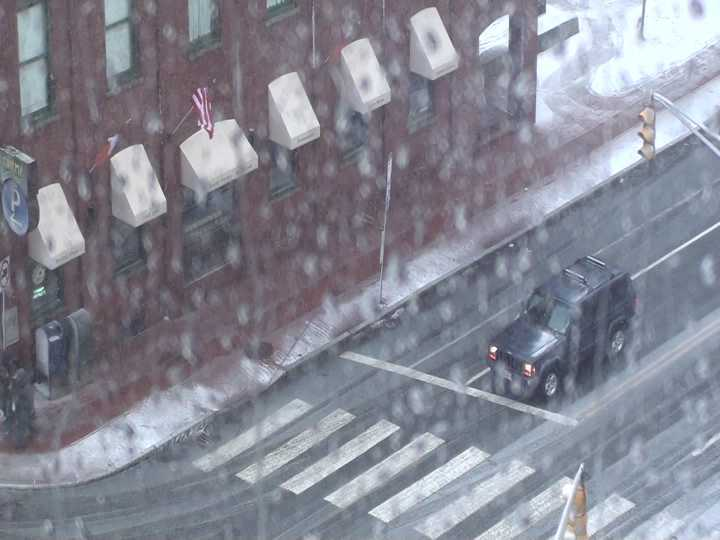
#> input picture img1_v1.jpg, 720 x 540 px
$ python scene_change_detection.py --img1_path img1_v1.jpg --img2_path img1_v2.jpg --model LS --threshold 1.0
#> lines starting #> are read from the running program, lines starting #| are printed output that depends on the picture; long printed decimals are rounded
### fitting/models.py
import numpy as np
import math
import cv2
import matplotlib
matplotlib.use('Agg')
import matplotlib.pyplot as plt
from matplotlib.patches import Ellipse
from scipy import stats

class FittingModels:

    def create_dataPoints(self, image1, image2):
        #Creates a list of data points given two images
        #:param image1: first image
        #:param image2: second image
        #:return: a list of data points
        #"""

      datapoints=[]
      image1_intensities=[]
      image2_intensities=[]

      image1 = cv2.cvtColor(image1, cv2.COLOR_RGB2GRAY)
      image2 = cv2.cvtColor(image2, cv2.COLOR_RGB2GRAY)

      for x in range(0,image1.shape[0]):
          for y in range(0,image1.shape[1]):
              i1=image1[x,y]
              image1_intensities.append(i1)

      for a in range(0,image2.shape[0]):
          for b in range(0,image2.shape[1]):
              i2=image2[a,b]
              image2_intensities.append(i2)

      # datapoints consisting of [I1,I2]
      for i, j in zip(range(len(image1_intensities)), range(len(image2_intensities))):
        datapoint = []
        datapoint.append(image1_intensities[i])
        datapoint.append(image2_intensities[j])
        datapoints.append(datapoint)

      return datapoints

    def plot_data(self, data_points):
        """ Plots the data points
        :param data_points:
        :return: an image
        """
        I1_intensities = []
        I2_intensities = []
        for i in range(0, len(data_points)):
            I1_intensities.append(data_points[i][0])
            I2_intensities.append(data_points[i][1])

        plt_image = self.get_image(I1_intensities,I2_intensities,'None')
        return plt_image

    def fit_line_ls(self, data_points, threshold,image2):
        """ Fits a line to the given data points using least squares
        :param data_points: a list of data points
        :param threshold: a threshold value (if > threshold, imples outlier)
        :return: a tuple containing the followings:
                    * An image showing the line along with the data points
                    * The thresholded image
                    * A segmented image
        """
        image1_intensities = []
        image2_intensities= []

        image2 = cv2.cvtColor(image2, cv2.COLOR_RGB2GRAY)

        for i in range(0, len(data_points)):
            image1_intensities.append(data_points[i][0])
            image2_intensities.append(data_points[i][1])

        #using formulae to obtain slope and intercept of the line that best fits the model
        I1_mean = np.mean(image1_intensities)
        I2_mean = np.mean(image2_intensities)

        count= len(image1_intensities)
        nm=0
        dm=0
        for i in range(count):
            nm += (image1_intensities[i] - I1_mean) * (image2_intensities[i] - I2_mean)
            dm +=(image1_intensities[i]-I1_mean)**2

        slope = nm / dm
        intercept = I2_mean - (slope * I1_mean)
        print("The parameters (slope and intercept) obtained for least squares are {},{}".format(slope, intercept))

        max_x = np.max(image1_intensities) + 100
        min_x = np.min(image1_intensities) - 100
        x = np.linspace(min_x, max_x,1000)
        y = intercept + slope * x

        # Ploting Regression line and scatter points
        fig = plt.figure()
        plot = fig.add_subplot(111)
        plot.plot(x, y, color='#58b970', label='Regression Line')
        plot.scatter(image1_intensities, image2_intensities, c='#ef5423', label='Scatter Plot')
        plt.xlabel('I1 intensities')
        plt.ylabel('I2 intensities')
        plt.legend()
        fig.canvas.draw()
        line_fitting_ls = np.fromstring(fig.canvas.tostring_rgb(), dtype=np.uint8, sep='')
        line_fitting_ls = line_fitting_ls.reshape(fig.canvas.get_width_height()[::-1] + (3,))

        outliers=[]
        image_difference = []

        for i in range(len(image1_intensities)):
            expected_y = intercept + slope * image1_intensities[i]
            dist = abs(image2_intensities[i] - expected_y)
            if(dist>threshold):
                outliers.append(data_points[i])
                image_difference.append(255)
            else:
                image_difference.append(0)

        outliers_x=[]
        outliers_y=[]

        for i in range(len(outliers)):
            outliers_x.append(outliers[i][0])
            outliers_y.append(outliers[i][1])

        thresholded_ls=self.get_image(outliers_x,outliers_y,'None')

        ls_seg_image = np.reshape(image_difference, (image2.shape[0], image2.shape[1]))
        kernel = np.ones((2, 2), np.uint8)
        ls_seg_image = cv2.erode((ls_seg_image * 1.0).astype(np.float32), kernel)
        print("LS")
        return (line_fitting_ls, thresholded_ls, ls_seg_image)

    # [147 lines left out: functions fit_line_robust, fit_gaussian, not called in this run]

    def get_image(self,x,y,figure):
        fig = plt.figure()
        plot = fig.add_subplot(111)
        if(figure!='None'):
            plot.add_artist(figure)
        plot.scatter(x, y)
        fig.canvas.draw()
        image = np.fromstring(fig.canvas.tostring_rgb(), dtype=np.uint8, sep='')
        image = image.reshape(fig.canvas.get_width_height()[::-1] + (3,))
        return image

### scene_change_detection.py
import cv2
import sys
import argparse
from fitting.models import FittingModels
from datetime import datetime


def display_image(window_name, image):
    """A function to display image"""
    cv2.namedWindow(window_name)
    cv2.imshow(window_name, image)
    cv2.waitKey(0)


def main():
    models = ['LS', 'RO', 'GA']

    parser = argparse.ArgumentParser()
    parser.add_argument("-i1", "--img1_path", dest="img1_path", help="Specify the path to the first image",
                        required=True)
    parser.add_argument("-i2", "--img2_path", dest="img2_path", help="Specify the path to the second image",
                        required=True)
    parser.add_argument("-m", "--model", dest="model",
                        help="Specify the fitting model (LS - least squares, RO - robust fitting, GA - Gaussian Model",
                        required=True, type=str, choices = ['LS', 'RO', 'GA'])
    parser.add_argument("-t", "--threshold", dest="threshold", help="Specify the threshold value, LS and RO - any value, [0,1] - GA", required=True, type=float)


    args = parser.parse_args()

    image1 = cv2.imread(args.img1_path)
#> image1 is the input picture: shape (540, 720, 3); mean B, G, R 147.3, 135.4, 134

    if image1 is None:
        print("The path to the first image is incorrect\n")
        sys.exit()

    image2 = cv2.imread(args.img2_path)
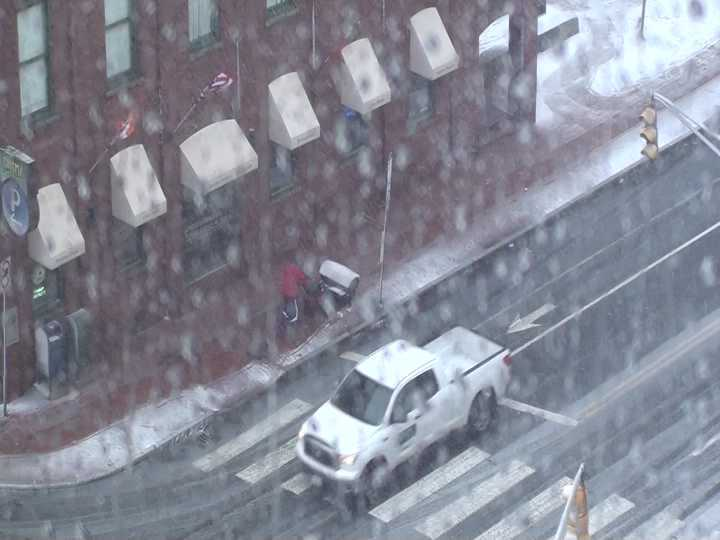
#> input picture img1_v2.jpg, 720 x 540 px
#> image2 is the input picture: shape (540, 720, 3); mean B, G, R 148.7, 136.1, 133.6

    if image2 is None:
        print("The path to the second image is incorrect\n")
        sys.exit()

    fitting_object = FittingModels()

    # Creating data points
    data_points = fitting_object.create_dataPoints(image1, image2)
#> after the loop in create_dataPoints, `for x in range(0,image1.shape[0]):`: image1_intensities = 388800 items
#> data_points = 388800 items

    output_dir = 'output/'

    # Plotting the data points
    data = fitting_object.plot_data(data_points)
#> in plot_data, `plt_image = self.get_image(I1_intensities,I2_intensities,'None')`:
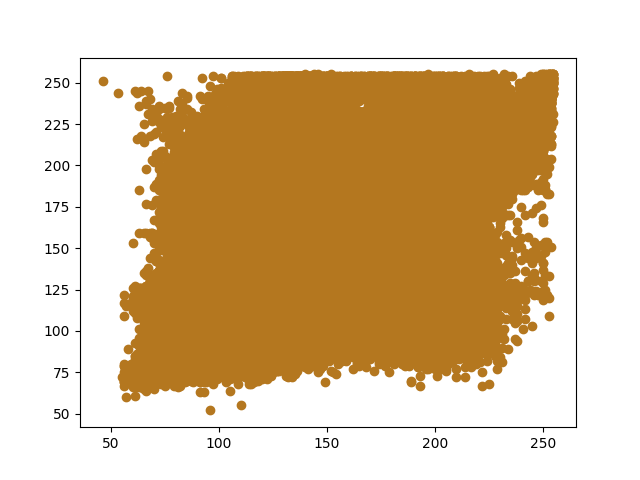
#> plt_image: shape (480, 640, 3); mean of channels 0, 1, 2 162.5, 197.8, 222.4; drawn as B, G, R
    output_path = output_dir + "plotted_data" + "_" + datetime.now().strftime("%m%d-%H%M%S") + ".jpg"
    cv2.imwrite(output_path, data)

    if args.model == 'LS':
        # Fitting a line to the data using least square
        line_fitting_ls, thresholded_ls, segmented_ls = fitting_object.fit_line_ls(data_points, args.threshold,image2)
#> in fit_line_ls, `I1_mean = np.mean(image1_intensities)`: I1_mean = 138.8
#> in fit_line_ls, `I2_mean = np.mean(image2_intensities)`: I2_mean = 139.6
#> in fit_line_ls, `count= len(image1_intensities)`: count = 388800
#> the loop in fit_line_ls, `for i in range(count):` made 388800 passes
#> (nm, dm) on passes 1 to 3: (2570.8, 2582.2), (5089.2, 4965.1), (7452.9, 7064.2)
#> after the loop in fit_line_ls, `for i in range(count):`: dm = 703418375.8; nm = 584752263.9
#> in fit_line_ls, `slope = nm / dm`: slope = 0.831
#> in fit_line_ls, `intercept = I2_mean - (slope * I1_mean)`: intercept = 24.19
#| The parameters (slope and intercept) obtained for least squares are 0.8313,24.194
#> in fit_line_ls, `max_x = np.max(image1_intensities) + 100`: max_x = 355
#> in fit_line_ls, `min_x = np.min(image1_intensities) - 100`: min_x = -54
#> in fit_line_ls, `y = intercept + slope * x`: y = 1000 values from -20.7 to 319.3
#> the loop in fit_line_ls, `for i in range(len(image1_intensities)):` made 388800 passes
#> (expected_y, dist) on passes 1 to 3: (97.35, 8.35), (99.01, 11.01), (101.5, 13.5)
#> after the loop in fit_line_ls, `for i in range(len(image1_intensities)):`: image_difference = 388800 items; outliers = 350143 items
#> in fit_line_ls, `ls_seg_image = np.reshape(image_difference, (image2.shape[0], image2.s..`:
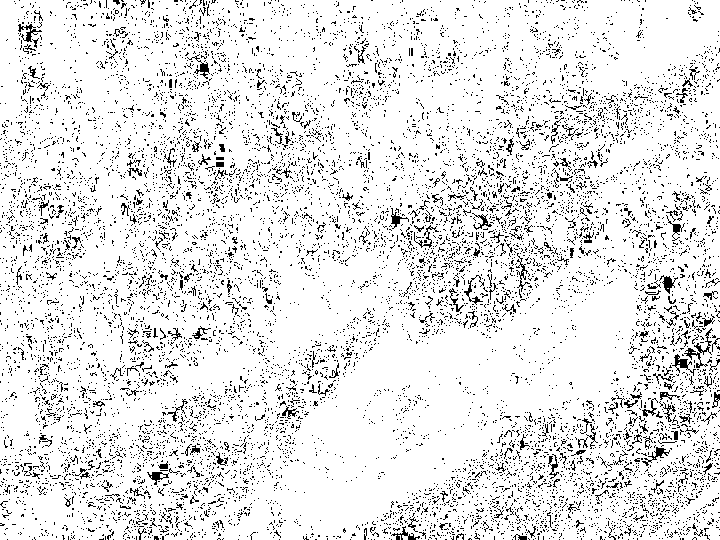
#> ls_seg_image: shape (540, 720) int64; 90.1% white; black in thin lines or dots
#> in fit_line_ls, `ls_seg_image = cv2.erode((ls_seg_image * 1.0).astype(np.float32), kern..`:
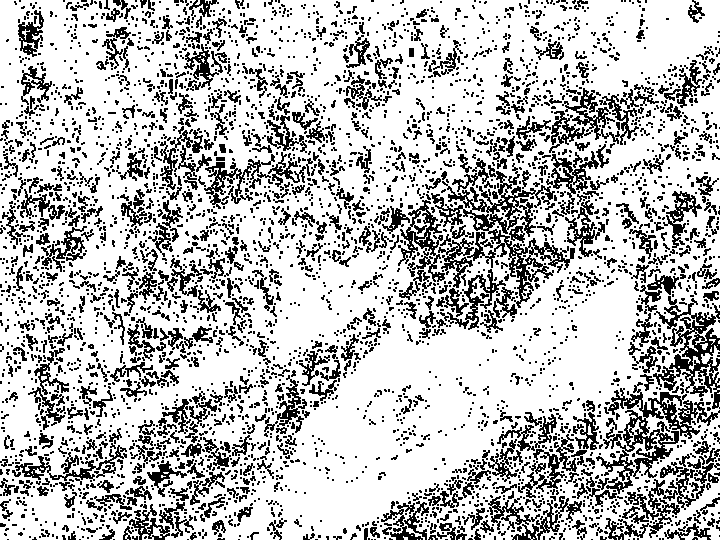
#> ls_seg_image: shape (540, 720) float32; 74.2% white; black in thin lines or dots
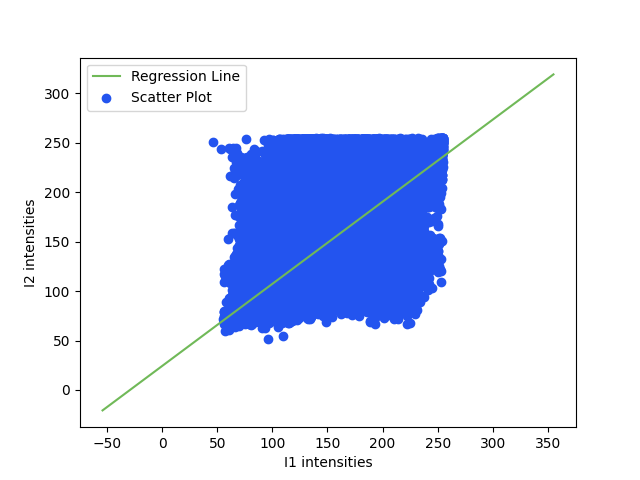
#> line_fitting_ls: shape (480, 640, 3); mean B, G, R 248.7, 228.6, 221.8
        output_path = output_dir + "line_fitting_ls_" + str(args.threshold) + "_" + datetime.now().strftime("%m%d-%H%M%S") + ".jpg"
        cv2.imwrite(output_path, line_fitting_ls)
        output_path = output_dir + "thresholded_ls_" + str(args.threshold) + "_" + datetime.now().strftime("%m%d-%H%M%S") + ".jpg"
        cv2.imwrite(output_path, thresholded_ls)
        output_path = output_dir + "segmented_ls_" + str(args.threshold) + "_" + datetime.now().strftime("%m%d-%H%M%S") + ".jpg"
        cv2.imwrite(output_path, segmented_ls)

    if args.model == 'RO':
        # Fitting a line to the data using robust estimators
        line_fitting_robust, thresholded_robust, segmented_robust = fitting_object.fit_line_robust(data_points, args.threshold,image2)
        output_path = output_dir + "line_fitting_robust_" + str(args.threshold) + "_" + datetime.now().strftime("%m%d-%H%M%S") + ".jpg"
        cv2.imwrite(output_path, line_fitting_robust)
        output_path = output_dir + "thresholded_robust_" + str(args.threshold) + "_" + datetime.now().strftime("%m%d-%H%M%S") + ".jpg"
        cv2.imwrite(output_path, thresholded_robust)
        output_path = output_dir + "segmented_robust_" + str(args.threshold) + "_" + datetime.now().strftime("%m%d-%H%M%S") + ".jpg"
        cv2.imwrite(output_path, segmented_robust)

    if args.model == 'GA':
        # Fitting a data to a gaussian
        gaussian_fitting, thresholded_gaussian, segmented_gaussian = fitting_object.fit_gaussian(data_points, args.threshold,image2)
        output_path = output_dir + "gaussian_fitting_" + str(args.threshold) + "_" + datetime.now().strftime("%m%d-%H%M%S") + ".jpg"
        cv2.imwrite(output_path, gaussian_fitting)
        output_path = output_dir + "thresholded_gaussian_" + str(args.threshold) + "_" + datetime.now().strftime("%m%d-%H%M%S") + ".jpg"
        cv2.imwrite(output_path, thresholded_gaussian)
        output_path = output_dir + "segmented_gaussian_" + str(args.threshold) + "_" + datetime.now().strftime("%m%d-%H%M%S") + ".jpg"
        cv2.imwrite(output_path, segmented_gaussian)


if __name__ == "__main__":
    main()
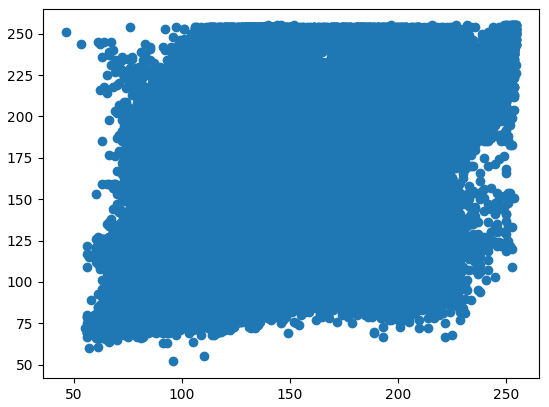
#> figure drawn by matplotlib, 1 panel
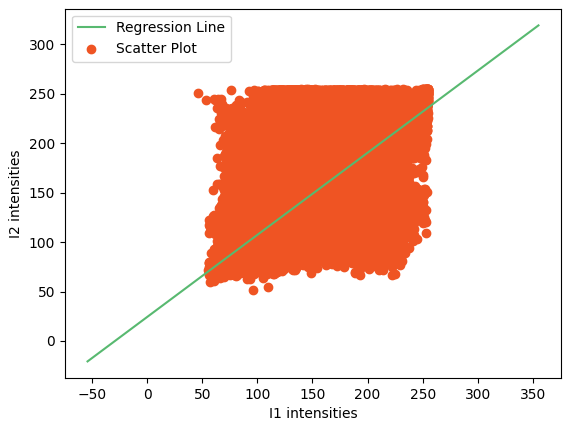
#> figure drawn by matplotlib, 1 panel; curve peaks at x = 355, y = 319.3
